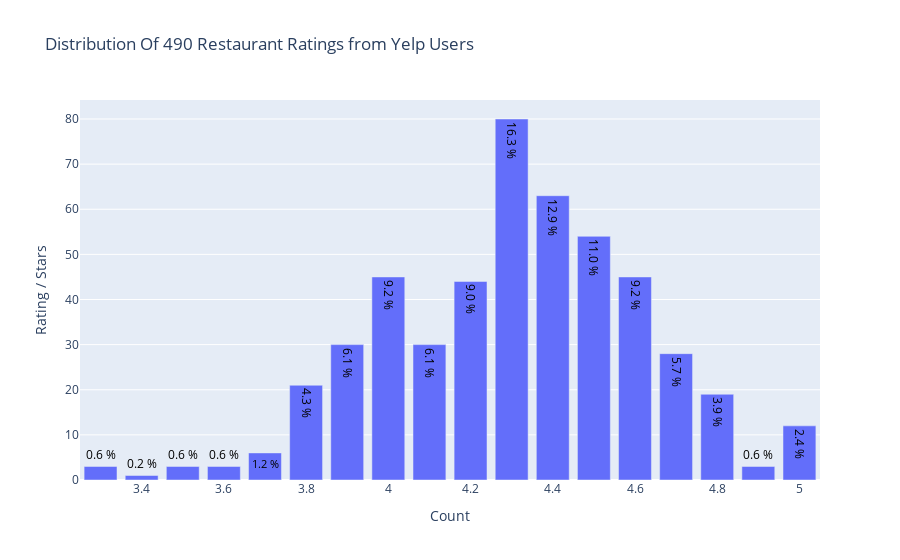

Notebook code for this chart:
### Code cell
data = yelp_df['Rating'].value_counts().sort_index(ascending=False)

trace = go.Bar(x = data.index,
               text = ['{:.1f} %'.format(val) for val in (data.values / yelp_df.shape[0] * 100)],
               textposition = 'auto',
               textfont = dict(color = '#000000'),
               y = data.values
               )

# Create layout

layout = dict(title = 'Distribution Of {} Restaurant Ratings from Yelp Users'.format(yelp_df.shape[0]),
              xaxis = dict(title = 'Count'),
              yaxis = dict(title = 'Rating / Stars'))

# Create distribution plot

fig = go.Figure(data=[trace], layout=layout)
iplot(fig)

### Figure 1 — Plotly figure (JSON) as saved in the notebook; plotly's stock layout.template omitted (floating-point values rounded to 4 significant figures)
{"data": [{"text": ["2.4 %", "0.6 %", "3.9 %", "5.7 %", "9.2 %", "11.0 %", "12.9 %", "16.3 %", "9.0 %", "6.1 %", "9.2 %", "6.1 %", "4.3 %", "1.2 %", "0.6 %", "0.6 %", "0.2 %", "0.6 %"], "textfont": {"color": "#000000"}, "textposition": "auto", "type": "bar", "x": [5, 4.9, 4.8, 4.7, 4.6, 4.5, 4.4, 4.3, 4.2, 4.1, 4, 3.9, 3.8, 3.7, 3.6, 3.5, 3.4, 3.3], "y": [12, 3, 19, 28, 45, 54, 63, 80, 44, 30, 45, 30, 21, 6, 3, 3, 1, 3]}], "layout": {"title": {"text": "Distribution Of 490 Restaurant Ratings from Yelp Users"}, "xaxis": {"title": {"text": "Count"}}, "yaxis": {"title": {"text": "Rating / Stars"}}}}
